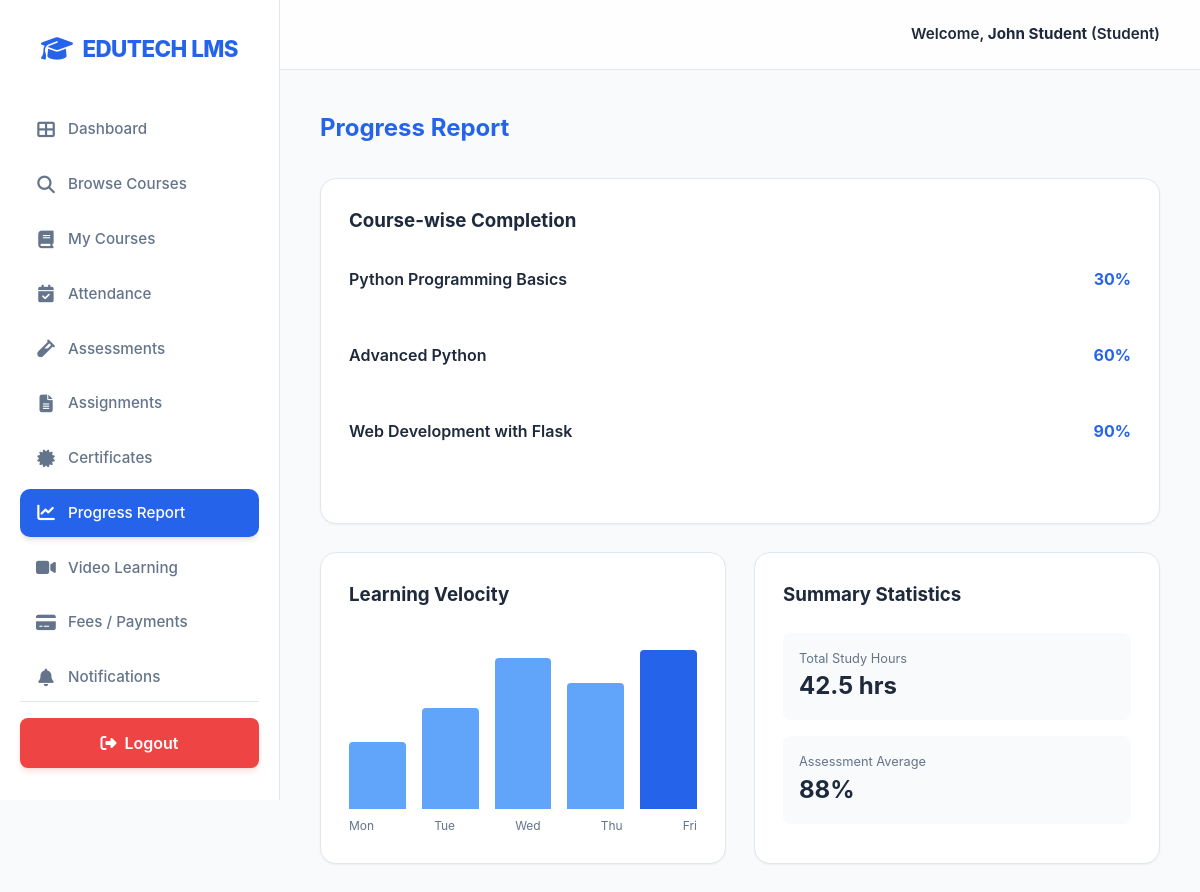
The page /student/progress (signed in) on the database its author committed.
### tables this page shows
CREATE TABLE enrollments (
        id INTEGER PRIMARY KEY AUTOINCREMENT,
        student_id INTEGER NOT NULL,
        course_id INTEGER NOT NULL,
        progress REAL DEFAULT 0.0,
        enrolled_at TIMESTAMP DEFAULT CURRENT_TIMESTAMP,
        FOREIGN KEY (student_id) REFERENCES users (id),
        FOREIGN KEY (course_id) REFERENCES courses (id)
    );

CREATE TABLE courses (
        id INTEGER PRIMARY KEY AUTOINCREMENT,
        title TEXT NOT NULL,
        description TEXT,
        category TEXT,
        price REAL DEFAULT 0.0,
        status TEXT DEFAULT 'draft', -- draft, published
        faculty_id INTEGER,
        created_at TIMESTAMP DEFAULT CURRENT_TIMESTAMP, thumbnail TEXT, difficulty TEXT, duration TEXT, instructor_name TEXT, video_url TEXT,
        FOREIGN KEY (faculty_id) REFERENCES users (id)
    );

### app.py (the view)
@app.route('/student/progress')
@login_required(role='student')
def student_progress():
    conn = get_db()
    student_id = session['user_id']
    enrollments = conn.execute("""
        SELECT e.*, c.title
        FROM enrollments e
        JOIN courses c ON e.course_id = c.id
        WHERE e.student_id = ?
    """, (student_id,)).fetchall()
    conn.close()
    return render_template('student_progress.html', enrollments=enrollments)

### app.py (called while the page is built)
def login_required(role=None):
    def wrapper(f):
        @wraps(f)
        def decorated_function(*args, **kwargs):
            if 'user_id' not in session:
                return redirect(url_for('login'))
            if role and session.get('role') != role:
                flash('Unauthorized access!', 'danger')
                return redirect(url_for('dashboard'))
            return f(*args, **kwargs)
        return decorated_function
    return wrapper

### database.py (called while the page is built)
def get_db():
    conn = sqlite3.connect(DB_NAME, check_same_thread=False)
    conn.row_factory = sqlite3.Row
    return conn

### templates/student_progress.html (shortened to what this page needs)
{% extends "base.html" %}
{% block content %}
<h2 style="margin-bottom: 2rem; color: var(--primary-color);">Progress Report</h2>
<div class="card">
    <h3 style="margin-bottom: 2rem;">Course-wise Completion</h3>
    {% for enrollment in enrollments %}
    <div style="margin-bottom: 2rem;">
        <div style="display: flex; justify-content: space-between; margin-bottom: 0.5rem;">
            <span style="font-weight: 600;">{{ enrollment.title }}</span>
            <span style="color: var(--primary-color); font-weight: 700;">{{ enrollment.progress|int }}%</span>
        </div>
        <div class="progress-container" style="height: 12px;">
        </div>
    </div>
    {% endfor %}
</div>
<div class="grid">
    <div class="card">
        <h3>Learning Velocity</h3>
        <div style="height: 200px; display: flex; align-items: flex-end; gap: 1rem; padding-top: 2rem;">
            <div style="flex: 1; background: var(--primary-light); height: 40%; border-radius: 4px 4px 0 0;"></div>
            <div style="flex: 1; background: var(--primary-light); height: 60%; border-radius: 4px 4px 0 0;"></div>
            <div style="flex: 1; background: var(--primary-light); height: 90%; border-radius: 4px 4px 0 0;"></div>
            <div style="flex: 1; background: var(--primary-light); height: 75%; border-radius: 4px 4px 0 0;"></div>
            <div style="flex: 1; background: var(--primary-color); height: 95%; border-radius: 4px 4px 0 0;"></div>
        </div>
        <div style="display: flex; justify-content: space-between; font-size: 0.75rem; margin-top: 0.5rem; color: var(--text-muted);">
            <span>Mon</span><span>Tue</span><span>Wed</span><span>Thu</span><span>Fri</span>
        </div>
    </div>
    <div class="card">
        <h3>Summary Statistics</h3>
        <br>
        <div style="padding: 1rem; background: #f9fafb; border-radius: 8px; margin-bottom: 1rem;">
            <p style="font-size: 0.8rem; color: var(--text-muted);">Total Study Hours</p>
            <h4 style="font-size: 1.5rem;">42.5 hrs</h4>
        </div>
        <div style="padding: 1rem; background: #f9fafb; border-radius: 8px;">
            <p style="font-size: 0.8rem; color: var(--text-muted);">Assessment Average</p>
            <h4 style="font-size: 1.5rem;">88%</h4>
        </div>
    </div>
</div>
{% endblock %}

### static/css/style.css (style rules this page uses)
:root { --primary-color: #2563EB; --primary-light: #60A5FA; --primary-dark: #1E40AF; --bg-color: #F8FAFC; --card-bg: #FFFFFF; --text-main: #1E293B; --text-muted: #64748B; --border-color: #E2E8F0; --success-color: #10B981; --danger-color: #EF4444; --accent-color: #F59E0B; --shadow-sm: 0 1px 2px 0 rgba(0, 0, 0, 0.05); --shadow: 0 4px 6px -1px rgba(0, 0, 0, 0.1), 0 2px 4px -1px rgba(0, 0, 0, 0.06); --shadow-md: 0 10px 15px -3px rgba(0, 0, 0, 0.1), 0 4px 6px -2px rgba(0, 0, 0, 0.05); }
* { box-sizing: border-box; margin: 0; padding: 0; font-family: 'Inter', 'Segoe UI', system-ui, -apple-system, sans-serif; }
body { background-color: var(--bg-color); color: var(--text-main); display: flex; min-height: 100vh; line-height: 1.5; }
.card { background: var(--card-bg); border-radius: 16px; padding: 1.75rem; box-shadow: var(--shadow-sm); border: 1px solid var(--border-color); margin-bottom: 1.75rem; transition: all 0.3s ease; }
.grid { display: grid; grid-template-columns: repeat(auto-fill, minmax(320px, 1fr)); gap: 1.75rem; }

### rows shown on the page
enrollments: title "Python Programming Basics", progress "30"
enrollments: title "Advanced Python", progress "60"
enrollments: title "Web Development with Flask", progress "90"

### other values the page prints
{{ session.get('name') }} "John Student"
{{ session.get('role')|capitalize }} "Student"
